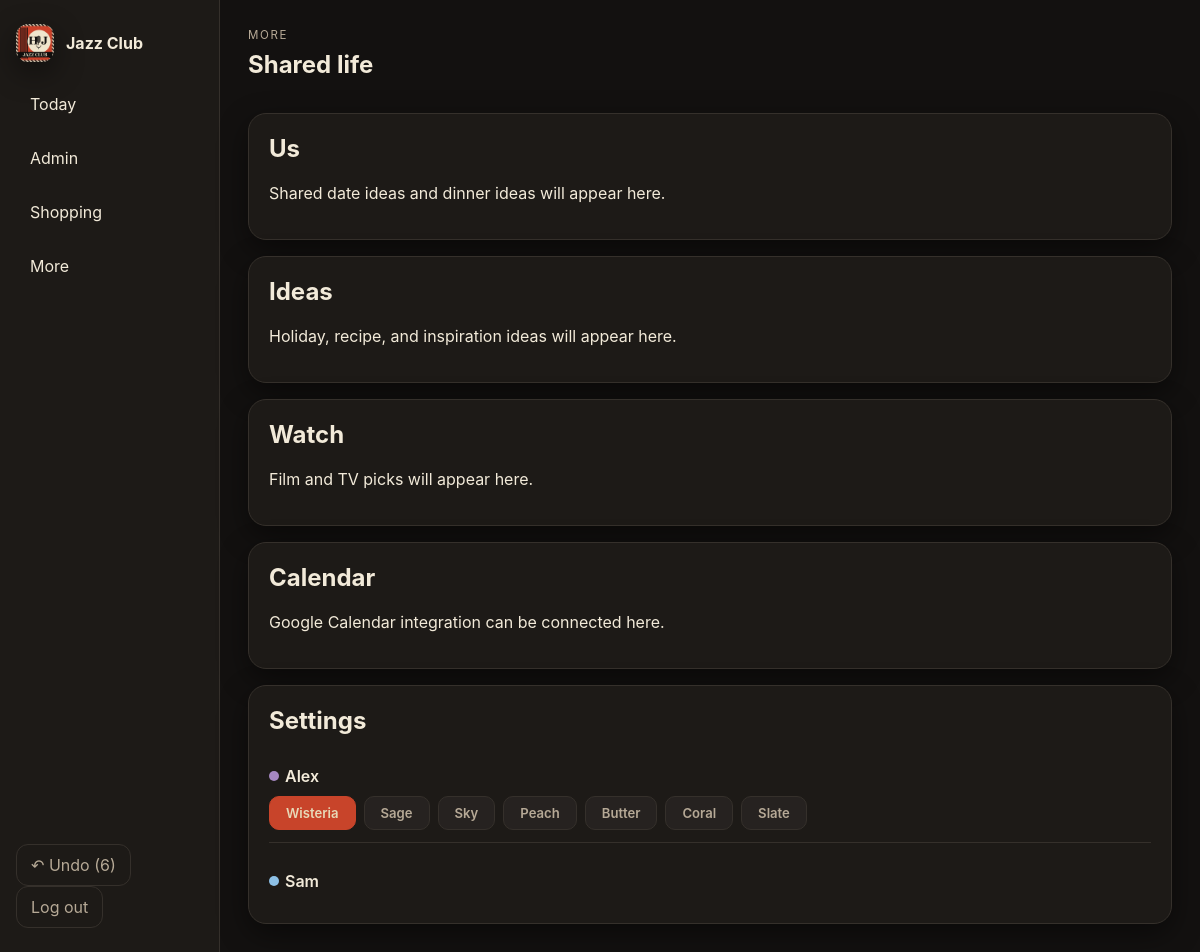
Page /settings/ (signed in) on the committed database.
### household/models.py (models this page shows, shortened)
class UserProfile(models.Model):
    COLOR_CHOICES = [
        ('wisteria', 'Wisteria'),
        ('sage', 'Sage'),
        ('sky', 'Sky'),
        ('peach', 'Peach'),
        ('butter', 'Butter'),
        ('coral', 'Coral'),
        ('slate', 'Slate'),
    ]
    user = models.OneToOneField(settings.AUTH_USER_MODEL, on_delete=models.CASCADE, related_name='household_profile')
    household = models.ForeignKey(Household, on_delete=models.CASCADE, related_name='profiles')
    name = models.CharField(max_length=80)
    color = models.CharField(max_length=20, choices=COLOR_CHOICES, default='wisteria')
    avatar = models.CharField(max_length=2, default='A', blank=True)
    class Meta:
        ordering = ['name']

### household/views.py (the view)
# urls.py: path('settings/', views.settings_view, name='settings'),
@login_required
def settings_view(request):
    household = get_household_for_user(request.user)
    profiles = household.profiles.select_related('user').all()
    return render(request, 'household/settings.html', {
        'profiles': profiles,
        'color_choices': UserProfile.COLOR_CHOICES,
    })

### household/context_processors.py (called while the page is built)
def undo_context(request):
    if not request.user.is_authenticated:
        return {}
    profile = UserProfile.objects.filter(user=request.user).select_related('household').first()
    household = profile.household if profile else None
    if not household:
        return {}
    entries = UndoEntry.objects.filter(household=household).order_by('-created_at')
    latest = entries.first()
    return {
        'undo_count': entries.count(),
        'undo_description': latest.description if latest else '',
    }

### household/views.py (called while the page is built)
def get_household_for_user(user):
    profile = UserProfile.objects.filter(user=user).first()
    if profile:
        return profile.household
    household = Household.objects.first()
    return household

### templates/household/settings.html (shortened to what this page needs)
{% extends 'base.html' %}
{% block content %}
<section class="page-header compact">
  <div>
    <p class="eyebrow">More</p>
    <h1>Shared life</h1>
  </div>
</section>
<div class="stack">
  <section class="panel">
    <h2>Us</h2>
    <p>Shared date ideas and dinner ideas will appear here.</p>
  </section>
  <section class="panel">
    <h2>Ideas</h2>
    <p>Holiday, recipe, and inspiration ideas will appear here.</p>
  </section>
  <section class="panel">
    <h2>Watch</h2>
    <p>Film and TV picks will appear here.</p>
  </section>
  <section class="panel">
    <h2>Calendar</h2>
    <p>Google Calendar integration can be connected here.</p>
  </section>
  <section class="panel">
    <h2>Settings</h2>
    <div class="stack">
      {% for profile in profiles %}
        <div class="profile-row">
          <span class="owner-chip color-{{ profile.color }}"><span class="owner-dot"></span>{{ profile.name }}</span>
          {% if profile.user_id == request.user.id %}
            <form method="post" action="{% url 'update_color' %}" class="button-group">
              {% for value, label in color_choices %}
                <button type="submit" name="color" value="{{ value }}" class="toggle-btn{% if profile.color == value %} selected{% endif %}">{{ label }}</button>
              {% endfor %}
            </form>
          {% endif %}
        </div>
      {% endfor %}
    </div>
  </section>
</div>
{% endblock %}

### templates/base.html (shortened to what this page needs)
{% load static %}
<!DOCTYPE html>
<html lang="en">
<head>
  <link rel="stylesheet" href="{% static 'css/app.css' %}">
</head>
<body>
  <div class="app-shell">
    <aside class="sidebar" id="mobileNav">
      <div class="brand-row">
        <img class="brand-mark" src="{% static 'icons/icon-192.png' %}" alt="Jazz Club">
        <div>
          <strong>Jazz Club</strong>
        </div>
      </div>
      <nav class="nav">
        <a href="{% url 'today' %}" class="nav-link">Today</a>
        <a href="{% url 'tasks' %}" class="nav-link">Admin</a>
        <a href="{% url 'shopping' %}" class="nav-link">Shopping</a>
        <a href="{% url 'settings' %}" class="nav-link">More</a>
      </nav>
      <div class="sidebar-footer">
        {% if undo_count %}
        <form method="post" action="{% url 'undo_action' %}" class="undo-form">
          <button type="submit" class="ghost-button" title="{{ undo_description }}">↶ Undo{% if undo_count > 1 %} ({{ undo_count }}){% endif %}</button>
        </form>
        {% endif %}
        <form method="post" action="{% url 'logout' %}">{% csrf_token %}<button type="submit" class="ghost-button">Log out</button></form>
      </div>
    </aside>
    <main class="main-panel">
      {% block content %}{% endblock %}
    </main>
  </div>
</body>
</html>

### static/css/app.css (style rules this page uses)
:root { --bg: #131110; --panel: #1d1a17; --panel-alt: #262220; --ink: #f2ead9; --muted: #b6a996; --accent: #c8442a; --accent-2: #e7d9b8; --line: #35302b; --success: #7fae82; --shadow: 0 10px 30px rgba(0, 0, 0, 0.45); --color-wisteria: #a688c2; --color-sage: #9dc09e; --color-sky: #8dc0e6; --color-peach: #eab27e; --color-butter: #e6c76a; --color-coral: #e69076; --color-slate: #93a4b3; --color-neutral: #8f8880; --tint-wisteria: rgba(166, 136, 194, 0.14); --tint-sage: rgba(157, 192, 158, 0.14); --tint-sky: rgba(141, 192, 230, 0.14); --tint-peach: rgba(234, 178, 126, 0.14); --tint-butter: rgba(230, 199, 106, 0.14); --tint-coral: rgba(230, 144, 118, 0.14); --tint-slate: rgba(147, 164, 179, 0.14); --tint-neutral: rgba(143, 136, 128, 0.10); --effort-high-bg: #3a1c17; --effort-high-line: #c8442a; --effort-medium-bg: #3a3016; --effort-medium-line: #d9b95a; --effort-low-bg: #1c2e1d; --effort-low-line: #6fae74; }
* { box-sizing: border-box; }
html, body { margin: 0; padding: 0; font-family: Inter, "Segoe UI", sans-serif; background: var(--bg); color: var(--ink); }
body { min-height: 100vh; }
a { color: inherit; text-decoration: none; }
button, input, select { font: inherit; }
.app-shell { display: grid; grid-template-columns: 220px 1fr; min-height: 100vh; }
.sidebar { background: var(--panel); border-right: 1px solid var(--line); padding: 24px 16px; display: flex; flex-direction: column; gap: 20px; }
.brand-row { display:flex; align-items:center; gap: 12px; font-weight: 700; }
.brand-mark { width: 38px; height: 38px; border-radius: 12px; object-fit: cover; box-shadow: var(--shadow); }
.nav { display:flex; flex-direction:column; gap:10px; }
.nav-link { display:block; padding: 12px 14px; border-radius: 12px; color: var(--ink); background: transparent; }
.sidebar-footer { margin-top: auto; }
.main-panel { padding: 28px; }
.page-header { display:flex; align-items:flex-start; justify-content:space-between; gap:20px; margin-bottom: 20px; }
.page-header.compact { margin-bottom: 14px; }
.eyebrow { text-transform: uppercase; letter-spacing: .14em; font-size: .72rem; color: var(--muted); margin: 0 0 8px; }
h1,h2,h3 { margin-top:0; color: var(--ink); }
.primary-button, .secondary-button, .ghost-button, .chip { border:none; border-radius: 12px; padding: 10px 14px; cursor:pointer; transition: .15s ease; }
.ghost-button { background: transparent; border: 1px solid var(--line); color: var(--muted); }
.stack { display:grid; gap:16px; }
.panel { background: var(--panel); border: 1px solid var(--line); border-radius: 18px; padding: 20px; box-shadow: var(--shadow); }
.owner-chip { display:inline-flex; align-items:center; gap:6px; font-weight: 600; color: var(--ink); }
.owner-dot { width: 10px; height: 10px; border-radius: 50%; display:inline-block; background: var(--color-neutral); }
.owner-chip.color-wisteria .owner-dot { background: var(--color-wisteria); }
.owner-chip.color-sky .owner-dot { background: var(--color-sky); }
.button-group { display:flex; gap:8px; flex-wrap: wrap; }
.button-group label, .toggle-btn { display:inline-flex; align-items:center; justify-content:center; padding: 8px 16px; border-radius: 10px; border: 1px solid var(--line); background: var(--panel-alt); color: var(--muted); font-size: .82rem; font-weight: 600; cursor: pointer; transition: .15s ease; flex-shrink: 0; white-space: nowrap; }
.toggle-btn.selected { background: var(--accent); color: var(--accent-2); border-color: var(--accent); }
.profile-row { display:flex; flex-direction: column; gap:10px; padding: 12px 0; border-bottom: 1px solid var(--line); }
.profile-row:last-child { border-bottom: none; }

### rows in the picture
UserProfile: name "Alex", color_choices "Wisteria" "Sage" "Sky" "Peach" "Butter" "Coral" "Slate"
UserProfile: name "Sam"

### other values in the picture
{{ undo_count }} "6"
